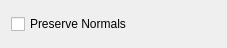
<?xml version="1.0" encoding="UTF-8"?>
<ui version="4.0">
 <class>ClustModRollup</class>
 <widget class="QWidget" name="ClustModRollup">
  <property name="geometry">
   <rect>
    <x>0</x>
    <y>0</y>
    <width>227</width>
    <height>48</height>
   </rect>
  </property>
  <property name="windowTitle">
   <string>Form</string>
  </property>
  <layout class="QGridLayout" name="gridLayout">
   <item row="0" column="0">
    <widget class="QCheckBox" name="PreserveNormals">
     <property name="text">
      <string>Preserve Normals</string>
     </property>
    </widget>
   </item>
  </layout>
 </widget>
 <resources/>
 <connections/>
</ui>
